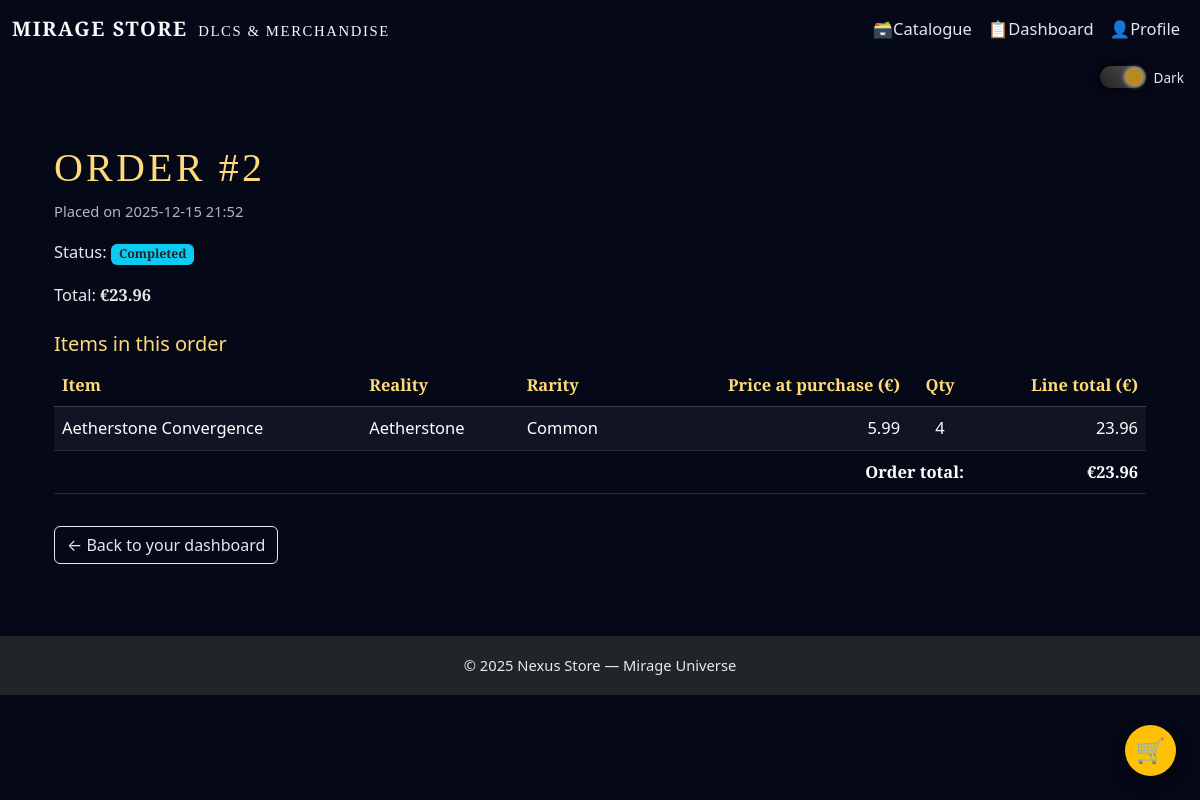
Screenshot of /accounts/orders/2/ (signed in) with the database file from the repository.
### core/models.py (models this page shows, shortened)
class Order(models.Model):
    STATUS_CHOICES = [
        ("pending", "Pending"),
        ("completed", "Completed"),
        ("cancelled", "Cancelled"),
    ]
    user = models.ForeignKey(
        User,
        on_delete=models.CASCADE,
        related_name="orders",
    )
    created_at = models.DateTimeField(auto_now_add=True)
    status = models.CharField(
        max_length=20,
        choices=STATUS_CHOICES,
        default="completed",
    )
    total_price = models.DecimalField(
        max_digits=8,
        decimal_places=2,
        default=Decimal("0.00"),
    )

class OrderItem(models.Model):
    order = models.ForeignKey(
        Order,
        on_delete=models.CASCADE,
        related_name="items",
    )
    item = models.ForeignKey(
        Item,
        on_delete=models.PROTECT,
        related_name="order_items",
    )
    quantity = models.PositiveIntegerField(default=1)
    price_at_purchase = models.DecimalField(max_digits=7, decimal_places=2)
    def line_total(self) -> Decimal:
        return self.price_at_purchase * self.quantity

class Item(models.Model):
    label = models.CharField(max_length=100)
    category = models.ForeignKey(
        Category,
        on_delete=models.PROTECT,
        related_name="items",
    )
    subcategory = models.ForeignKey(
        SubCategory,
        on_delete=models.PROTECT,
        related_name="items",
    )
    description = models.TextField(blank=True)
    price = models.DecimalField(max_digits=7, decimal_places=2)
    element = models.CharField(max_length=30, blank=True)
    reality_fragment = models.CharField(max_length=50, blank=True)
    rarity = models.CharField(
        max_length=20,
        choices=RARITY_CHOICES,
        default="common",
    )
    image_url = models.CharField(
        max_length=200,
        blank=True,
        help_text="Path under static/, e.g. 'images/items/emberwreath-longbow.png'",
    )
    created_at = models.DateTimeField(auto_now_add=True)

### accounts/views.py (the view)
# urls.py: path("orders/<int:order_id>/", views.order_detail_view, name="order_detail"),
@login_required
def order_detail_view(request, order_id):
    order = get_object_or_404(Order, pk=order_id, user=request.user)
    order_items = OrderItem.objects.filter(order=order).select_related("item")
    context = {
        "order": order,
        "order_items": order_items,
    }
    return render(request, "accounts/order_detail.html", context)

### accounts/templates/accounts/order_detail.html (shortened to what this page needs)
{% extends "core/layout.html" %}
{% block content %}
<div class="container py-4">
    <h1 class="page-title">Order #{{ order.id }}</h1>
    <p class="text-muted small">
        Placed on {{ order.created_at|date:"Y-m-d H:i" }}
    </p>
    <p>
        Status:
        <span class="badge bg-info text-dark">{{ order.status|title }}</span>
    </p>
    <p>
        Total:
        <strong>€{{ order.total_price }}</strong>
    </p>
    <h2 class="h5 mt-4">Items in this order</h2>
    {% if order_items %}
        <div class="table-responsive mt-2">
            <table class="table table-dark table-striped align-middle">
                <thead>
                    <tr>
                        <th>Item</th>
                        <th>Reality</th>
                        <th>Rarity</th>
                        <th class="text-end">Price at purchase (€)</th>
                        <th class="text-center">Qty</th>
                        <th class="text-end">Line total (€)</th>
                    </tr>
                </thead>
                <tbody>
                {% for row in order_items %}
                    <tr>
                        <td>{{ row.item.label }}</td>
                        <td>{{ row.item.reality_fragment|default:"–" }}</td>
                        <td>{{ row.item.get_rarity_display }}</td>
                        <td class="text-end">{{ row.price_at_purchase }}</td>
                        <td class="text-center">{{ row.quantity }}</td>
                        <td class="text-end">{{ row.line_total }}</td>
                    </tr>
                {% endfor %}
                </tbody>
                <tfoot>
                    <tr>
                        <th colspan="5" class="text-end">Order total:</th>
                        <th class="text-end">€{{ order.total_price }}</th>
                    </tr>
                </tfoot>
            </table>
        </div>
    {% else %}
        <p class="small mt-2">
            This order has no items (this normally should not happen).
        </p>
    {% endif %}
    <a href="{% url 'dashboard' %}" class="btn btn-outline-light mt-3">
        ← Back to your dashboard
    </a>
</div>
{% endblock %}

### core/static/css-files/global.css (style rules this page uses)
*, *::before, *::after { box-sizing: border-box; }
body { font-family: "Cormorant Garamond", system-ui, -apple-system, BlinkMacSystemFont, "Segoe UI", sans-serif; }
.mirage-hero-title, .navbar-brand, .page-title { font-family: "Cinzel", serif; letter-spacing: 0.08em; text-transform: uppercase; }
html { font-size: 16px; }
body { font-size: 1.03rem; line-height: 1.6; font-weight: 500; -webkit-font-smoothing: antialiased; text-rendering: optimizeLegibility; }
.small, small { font-size: 0.92rem; }
.mirage-hero-title, .navbar-brand, .page-title { font-family: "Cinzel Decorative", "Cinzel", serif; }

### core/static/css-files/theme-dark.css (style rules this page uses)
body.dark-theme { background-color: #050816; color: #f3f4f6; }
body.dark-theme h1, body.dark-theme h2, body.dark-theme h3, body.dark-theme h4, body.dark-theme h5, body.dark-theme h6 { color: #ffda7a; }
body.dark-theme p, body.dark-theme li, body.dark-theme small, body.dark-theme label, body.dark-theme span { color: #e8e8e8; }
body.dark-theme a { color: #ffda7a; text-decoration: none; }
body.dark-theme .btn-outline-light { border-color: #e5e7eb; color: #e5e7eb; }
body.dark-theme .page-title { color: #ffda7a; }
body.dark-theme .text-muted, body.dark-theme .text-secondary, body.dark-theme .text-body-secondary, body.dark-theme .text-black-50 { color: rgba(229, 231, 235, 0.78) !important; }
body.dark-theme .table { color: #e5e7eb; --bs-table-bg: transparent; --bs-table-striped-bg: rgba(148, 163, 184, 0.08); --bs-table-hover-bg: rgba(255, 218, 122, 0.10); border-color: rgba(148, 163, 184, 0.25); }
body.dark-theme .table thead th { color: #ffda7a; border-bottom-color: rgba(148, 163, 184, 0.35); }
body.dark-theme .table td, body.dark-theme .table th { border-color: rgba(148, 163, 184, 0.22); }

### rows the page displays
Order: id "2", created_at "2025-12-15 21:52", status "Completed", total_price "23.96"
OrderItem: item.label "Aetherstone Convergence", item.reality_fragment "Aetherstone", item.rarity "Common", price_at_purchase "5.99", quantity "4", line_total "23.96"
